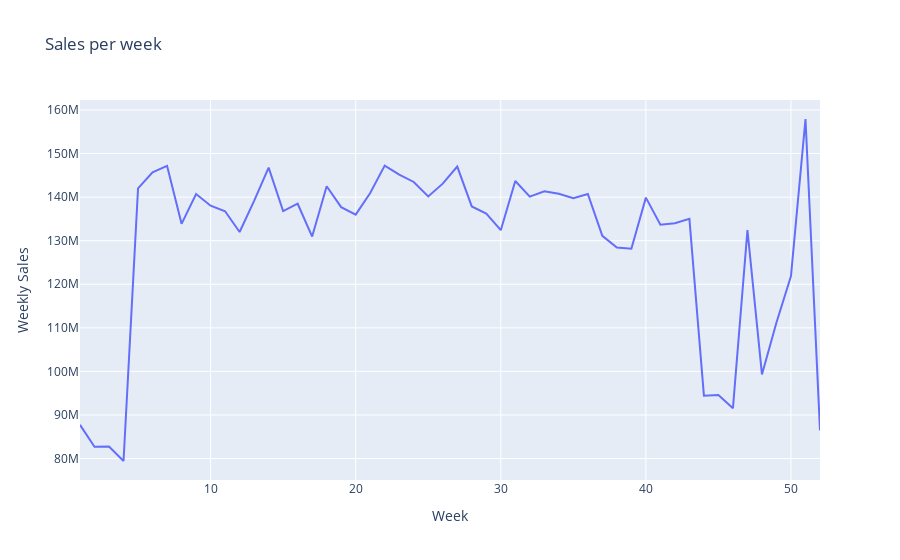

Notebook code cell kept with this figure:
### Markdown cell above
### Sales By Week
This graph shows the combined sales for each store during a full year by week. This gives us an idea of rises/falls in sales during holidays.

### Code cell
df_weeks = train_df.groupby('Week').sum()

px.line( data_frame = df_weeks, x = df_weeks.index, y = 'Weekly_Sales', 
        labels = {'Weekly_Sales' : 'Weekly Sales', 'x' : 'Weeks' }, 
        title = 'Sales per week')

### Figure 1 — Plotly figure (JSON) as saved in the notebook; plotly's stock layout.template omitted (floating-point values rounded to 4 significant figures)
{"data": [{"hovertemplate": "Week=%{x}<br>Weekly Sales=%{y}<extra></extra>", "legendgroup": "", "line": {"color": "#636efa", "dash": "solid"}, "marker": {"symbol": "circle"}, "mode": "lines", "name": "", "orientation": "v", "showlegend": false, "type": "scatter", "x": [1, 2, 3, 4, 5, 6, 7, 8, 9, 10, 11, 12, 13, 14, 15, 16, 17, 18, 19, 20, 21, 22, 23, 24, 25, 26, 27, 28, 29, 30, 31, 32, 33, 34, 35, 36, 37, 38, 39, 40, 41, 42, 43, 44, 45, 46, 47, 48, 49, 50, 51, 52], "xaxis": "x", "y": [87730000.0, 82700000.0, 82740000.0, 79430000.0, 142000000.0, 145700000.0, 147200000.0, 133900000.0, 140700000.0, 138000000.0, 136800000.0, 132000000.0, 139200000.0, 146800000.0, 136800000.0, 138500000.0, 131000000.0, 142500000.0, 137700000.0, 136000000.0, 140900000.0, 147200000.0, 145100000.0, 143500000.0, 140200000.0, 143100000.0, 147000000.0, 137900000.0, 136200000.0, 132400000.0, 143700000.0, 140100000.0, 141300000.0, 140800000.0, 139700000.0, 140700000.0, 131100000.0, 128400000.0, 128200000.0, 139900000.0, 133652808, 134000000.0, 135000000.0, 94440000.0, 94600000.0, 91560000.0, 132400000.0, 99300000.0, 111200000.0, 121900000.0, 157900000.0, 86470000.0], "yaxis": "y"}], "layout": {"legend": {"tracegroupgap": 0}, "title": {"text": "Sales per week"}, "xaxis": {"anchor": "y", "domain": [0, 1], "title": {"text": "Week"}}, "yaxis": {"anchor": "x", "domain": [0, 1], "title": {"text": "Weekly Sales"}}}}
